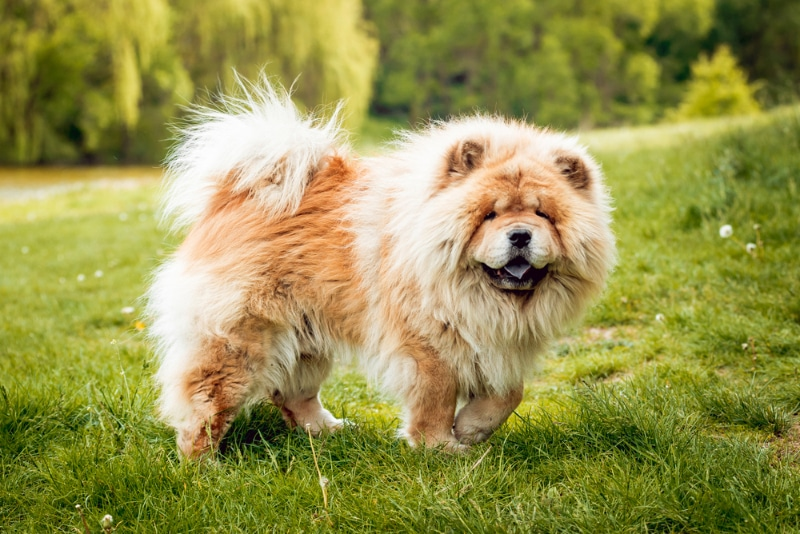
#> input picture Module 2/week1/dog.jpg, 800 x 534 px, found by its file name
$ python grayscale.py
#> lines starting #> are read from the running program, lines starting #| are printed output that depends on the picture
import matplotlib.image as mpimg
import matplotlib.pyplot as plt
import numpy as np

# Using Lightness method
img = mpimg.imread('.Module 2\week1\dog.jpg')
#> img is the input picture: shape (534, 800, 3); mean R, G, B 150.5, 147.3, 76.9
gray_img_01 = (np.max(img, axis=2) + np.min(img, axis=2)) / 2
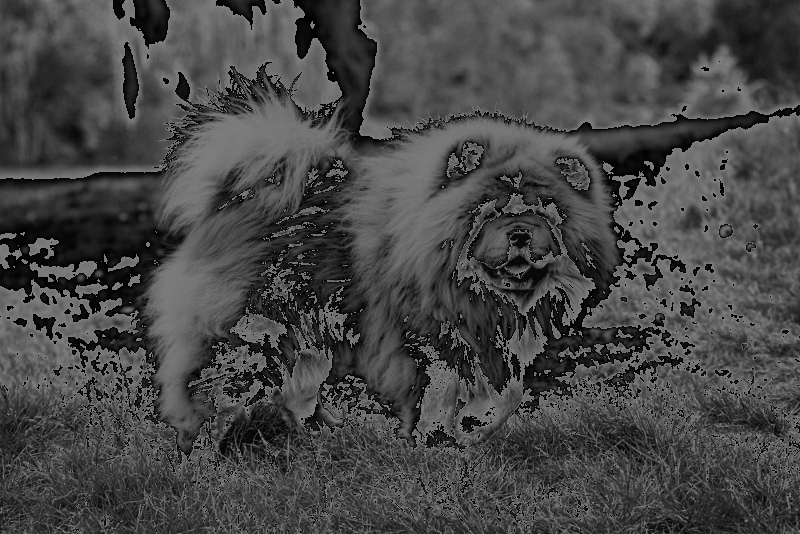
#> gray_img_01: shape (534, 800) float64; min 0, max 127.5, mean 70.6

# Using Average method
gray_img_02 = np.mean(img, axis=2)
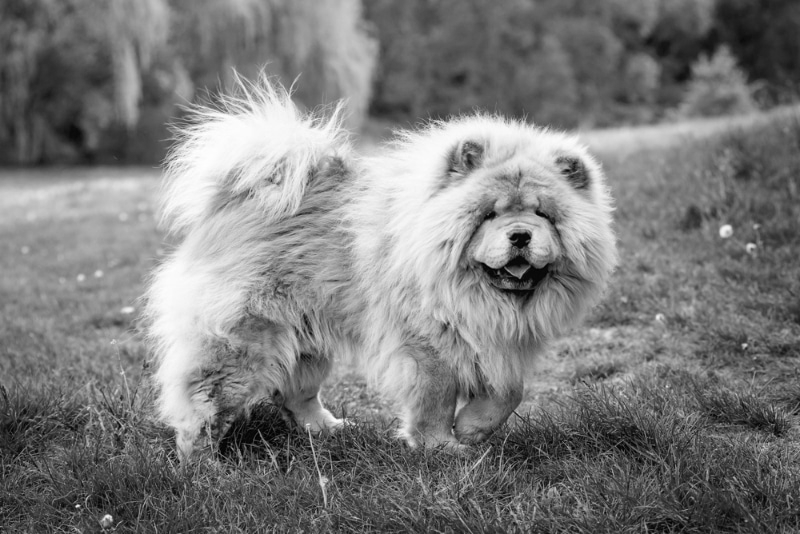
#> gray_img_02: shape (534, 800) float64; min 0.333, max 255, mean 124.9

# Using Luminosity method
gray_img_03 = img[:, :, 0] * 0.21 + img[:, :, 1] * 0.72 + img[:, :, 2]*0.07
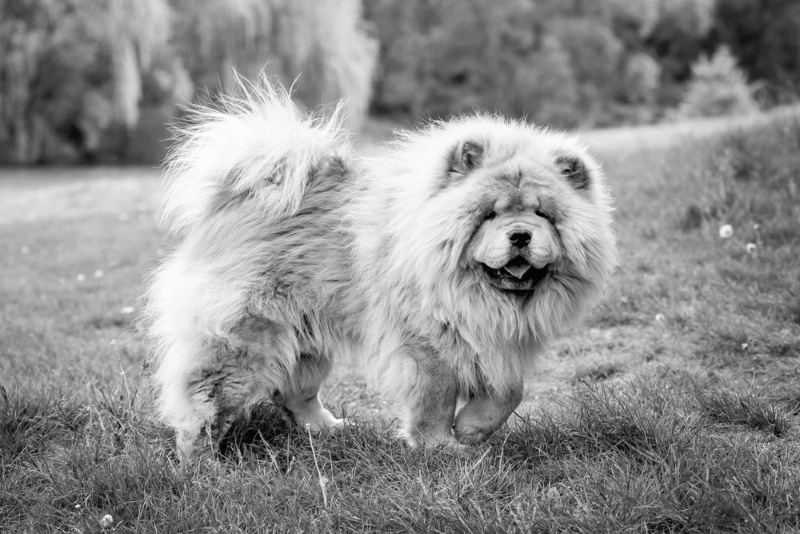
#> gray_img_03: shape (534, 800) float64; min 0.21, max 255, mean 143.1
